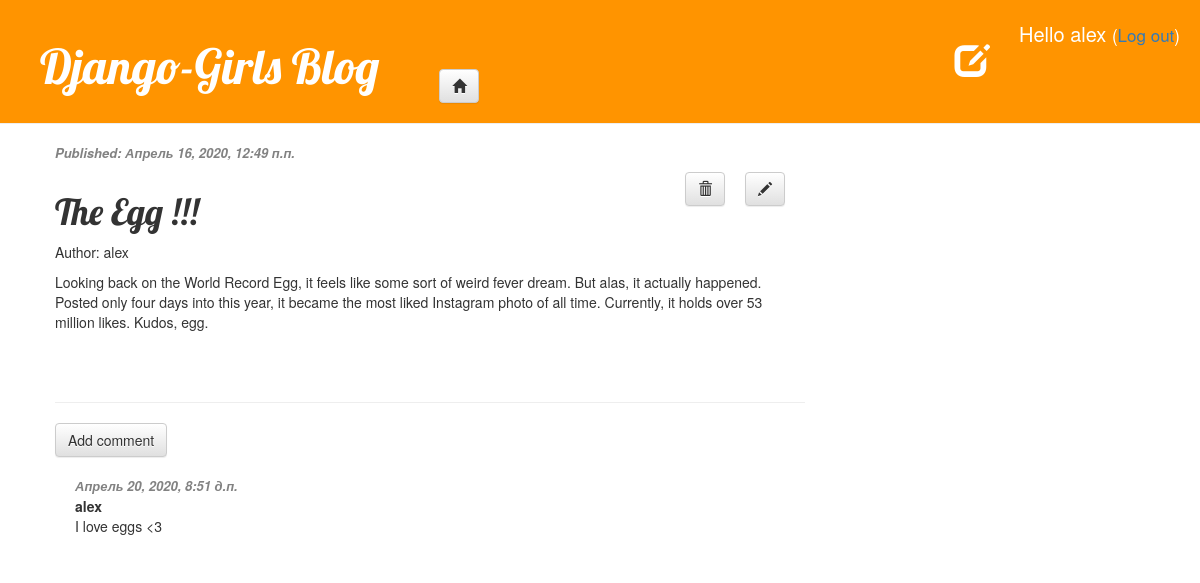
The app's page /post/1/ (signed in) with its own data.
### blog/models.py (models this page shows, shortened)
class Post(models.Model):
    author = models.ForeignKey(settings.AUTH_USER_MODEL, on_delete=models.CASCADE, default=settings.AUTH_USER_MODEL, verbose_name='Author')
    title = models.CharField(max_length=200, verbose_name='Title')
    text = models.TextField(verbose_name='Text')
    created_date = models.DateTimeField(default=timezone.now, verbose_name='Created')
    published_date = models.DateTimeField(blank=True, null=True, verbose_name='Published')
    class Meta:
        verbose_name = "Post"
        verbose_name_plural = "Posts"
        ordering = ['published_date']

class Comment(models.Model):
    post = models.ForeignKey('blog.Post', on_delete=models.CASCADE, related_name='comments')
    author = models.CharField(max_length=200)
    text = models.TextField()
    created_date = models.DateTimeField(default=timezone.now)
    approved_comment = models.BooleanField(default=False)

### blog/views.py (the view)
# urls.py: path('post/<int:pk>/', views.post_detail, name='post_detail'),
def post_detail(request, pk):
    post = get_object_or_404(Post, pk=pk)
    return render(request, 'blog/post_detail.html', {'post': post})

### blog/templates/blog/post_detail.html (shortened to what this page needs)
{% extends 'blog/base.html' %}
{% block content %}
	<div class="post">
		{% if post.published_date %}
			<div class="date">
                <p>Published: {{ post.published_date }}</p>
            </div>
        {% else %}
            <a class="save btn btn-default" href="{% url 'post_publish' pk=post.pk %}">Publish</a>
        {% endif %}
        {% if user.is_authenticated %}
        	<a class="indent_right save btn btn-default" href="{% url 'post_edit' pk=post.pk %}"><span class="glyphicon glyphicon-pencil"></span></a>
            <a class="indent_right save btn btn-default" href="{% url 'post_remove' pk=post.pk %}"><span class="glyphicon glyphicon-trash"></span></a>
        {% endif %}
        <h1>{{ post.title }}</p></h1>
        <p>Author: {{ post.author }}</p>
        <p>{{ post.text }}</p>
	</div>
    <hr>
    <a class="btn btn-default" href="{% url 'add_comment_to_post' pk=post.pk %}">Add comment</a>
    {% for comment in post.comments.all %}
        {% if user.is_authenticated or comment.approved_comment %}
        <div class="comment">
            <div class="date">{{ comment.created_date }}</div>
            <strong>{{ comment.author }}</strong>
            <p>{{ comment.text }}</p>
        </div>
        {% endif %}
    {% empty %}
        <p>No comments here yet :(</p>
    {% endfor %}
{% endblock %}

### blog/templates/blog/base.html (shortened to what this page needs)
{% load static %}
<!DOCTYPE html>
<html lang="en">
<head>
    <link rel="stylesheet" href="//maxcdn.bootstrapcdn.com/bootstrap/3.2.0/css/bootstrap.min.css">
    <link rel="stylesheet" href="//maxcdn.bootstrapcdn.com/bootstrap/3.2.0/css/bootstrap-theme.min.css">
    <link rel="stylesheet" href="{% static 'css/blog.css' %}">
</head>
<body>
    <div class="page-header">
    	<h1><a href="">Django-Girls Blog</a></h1>
    	{% if request.path != "/" %}
        	<a class="On_main btn btn-default" href="{% url 'post_list' %}"><span class="glyphicon glyphicon-home"></span></a>
        {% endif %}
        {% if user.is_authenticated %}
        	<a href="{% url 'post_draft_list' %}" class="top-menu header_button" title="Сохраненные записи"><span class="glyphicon glyphicon-edit"></span></a>
        	<p class="top-menu hello_user">Hello {{ user.username }} <small>(<a href="{% url 'logout' %}">Log out</a>)</small></p>
        {% else %}
            <a href="{% url 'login' %}" class="top-menu header_button"><span class="glyphicon glyphicon-lock"></span></a>
        {% endif %}
    </div>
    <div class="content container">
        <div class="row">
            <div class="col-md-8">
                {% block content %}
                {% endblock %}
            </div>
        </div>
    </div>
</body>
</html>

### blog/static/css/blog.css (style rules this page uses)
.page-header { display: flex; background-color: #ff9400; margin-top: 0px; padding: 20px 20px 20px 40px; justify-content: flex-start; }
.page-header h1, .page-header h1 a, .page-header h1 a:visited, .page-header h1 a:active { color: #ffffff; font-size: 36pt; text-decoration: none; }
.content { margin-left: 40px; }
h1, h2, h3, h4 { font-family: 'Lobster', cursive; }
.date { display: flex; justify-content: space-between; color: #828282; font-style: italic; font-size: 13px; font-weight: bold; }
.save { float: right; }
.indent_right { margin-right: 20px; }
.top-menu, .top-menu:hover, .top-menu:visited { color: #ffffff; float: right; font-size: 26pt; }
.post { margin-bottom: 70px; }
.page-header .On_main { align-self: flex-end; margin-left: 60px; }
.header_button { margin-left: auto; margin-right: 30px; align-self: center; }
.comment { margin: 20px 0px 20px 20px; }
.hello_user { font-size: 20px; }

### records on screen
Post: published_date "Апрель 16, 2020, 12:49 п.п.", title "The Egg !!!", author "alex", text "Looking back on the World Record Egg, it feels like some sort of weird fever dream. But alas, it actually happened. Posted only four days into this year, it became the most liked Instagram photo of all time. Currently, it holds over 53 million likes. Kudos, egg."
Comment: created_date "Апрель 20, 2020, 8:51 д.п.", author "alex", text "I love eggs <3"

### other values on screen
{{ user.username }} "alex"
